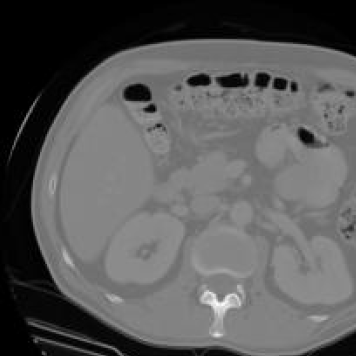
%> input picture test2.png, 356 x 356 px
$ octave --eval "result = binaried('test2.png');"   (GNU Octave 9; MATLAB toolbox functions it lacks are replaced by stand-ins)
%> lines starting %> are read from the running program, lines starting %| are printed output that depends on the picture; in (x1, y1, x2, y2) boxes, pixels count from 0 and x2, y2 are one past the last pixel; in counts of white or black regions, pixels touching at a corner belong together; the program's own positions count from 1
%binarization
%binarilization
%using max entropy to calculate the threshold.
function bw_image = binaried(filename)
%> called with filename = 'test2.png'
%using K-L algorithm to get optimal threshold
image = imread(filename);
%> image is the input picture: size 356x356x3 uint8; min 0, max 253, mean 89.8
image_gray = rgb2gray(image);
%imshow(image_gray);
[num_row,num_col]=size(image_gray);
%> num_row = 356; num_col = 356
% p is the number of different intensities(0~255)
p = imhist(image_gray);
%> p = 256 values, max 12772 at index 1, min 0 at index 239, mean 495.1
%Probability density
p_density = (p/(num_row*num_col));
%> p_density = 256 values, max 0.101 at index 1, min 0 at index 239, mean 0.00391
p_distribution = cumsum(p_density);
%> p_distribution = 256 values from 0.101 to 1
x=[];
y=[];
for j = 1:1:256
    %Before each iteration,the program has to clean x,y,because every loop
    %will have their x and y.They store x,y at  the same place.
  x=[];
y=[];
    back =p_distribution(j);
    fore =1-back;
    if back~=0
        for jj =1:j
            if p_density(jj)~=0
                x(jj) = (p_density(jj)/back)*(log(p_density(jj)/back));
            else
                x(jj)=0;
            end
        end
        h0(j)=-sum(x);
    else
        h0(j)=0;
    end
    if fore~=0
        for j_ =( j+1):1:256
            if p_density(j_)~=0
                y(j_-j) = (p_density(j_)/fore)*(log(p_density(j_)/fore));
            else
                y(j_-j)=0;
            end
        end
        h1(j)=-sum(y);
    else
        h1(j)=0;
    end
    H1(j) = h0(j)+h1(j);
end
%> this loop made 256 passes
%> (back, fore) on passes 1 to 3: (0.101, 0.899), (0.112, 0.888), (0.128, 0.872)
%> after the loop, H1 = 256 values, max 8.2 at index 159, min 4 at index 253, mean 6.77; h0 = 256 values, max 4 at index 254, min 0 at index 1, mean 3.29; h1 = 256 values, max 4.25 at index 159, min 0 at index 254, mean 3.48; x = 256 values, max 0 at index 239, min -0.231 at index 1, mean -0.0156

[~,threshold] =max(H1);
%> threshold = 159
bw_image=im2bw(image_gray,(threshold-1)/255);
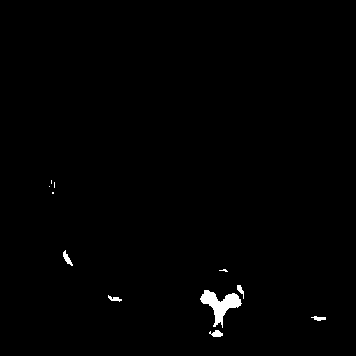
%> bw_image: size 356x356 logical; 0.75% white; 11 white regions (5 under 20 px), largest, box (x1, y1, x2, y2) and area: (200, 290, 242, 328) 654, (63, 250, 73, 266) 66, (209, 330, 223, 337) 64, (108, 295, 122, 302) 47, (311, 316, 326, 321) 46, (237, 285, 244, 299) 45
%imshow(bw_image);
